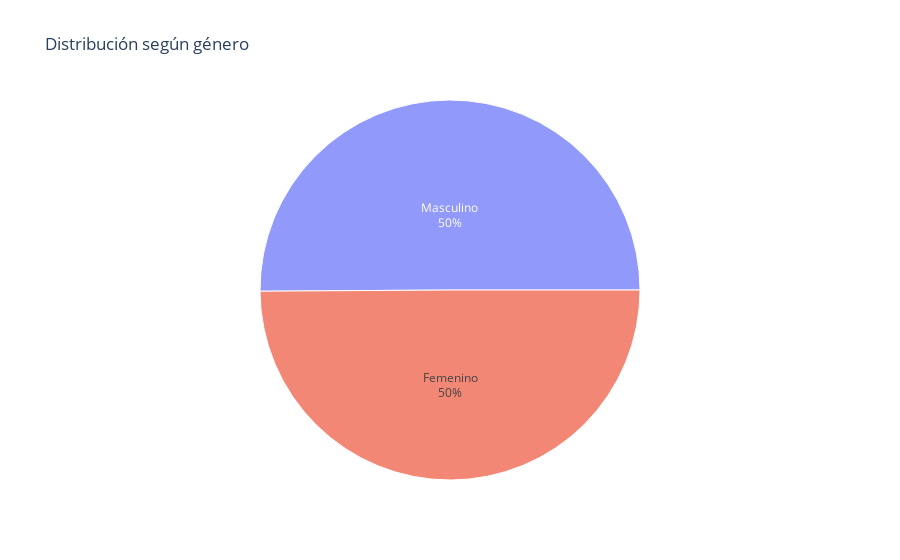

Notebook code for this chart:
### Code cell
pie_fig = px.sunburst(data, values="Total", path=["genero"],title="Distribución según género")
pie_fig.update_traces(textinfo="label+percent root")
pie_fig.show()

### Figure 1 — Plotly figure (JSON) as saved in the notebook; plotly's stock layout.template omitted (floating-point values rounded to 4 significant figures)
{"data": [{"branchvalues": "total", "domain": {"x": [0, 1], "y": [0, 1]}, "hovertemplate": "labels=%{label}<br>Total=%{value}<br>parent=%{parent}<br>id=%{id}<extra></extra>", "ids": ["Femenino", "Masculino"], "labels": ["Femenino", "Masculino"], "name": "", "parents": ["", ""], "textinfo": "label+percent root", "type": "sunburst", "values": [499, 501]}], "layout": {"legend": {"tracegroupgap": 0}, "title": {"text": "Distribución según género"}}}
